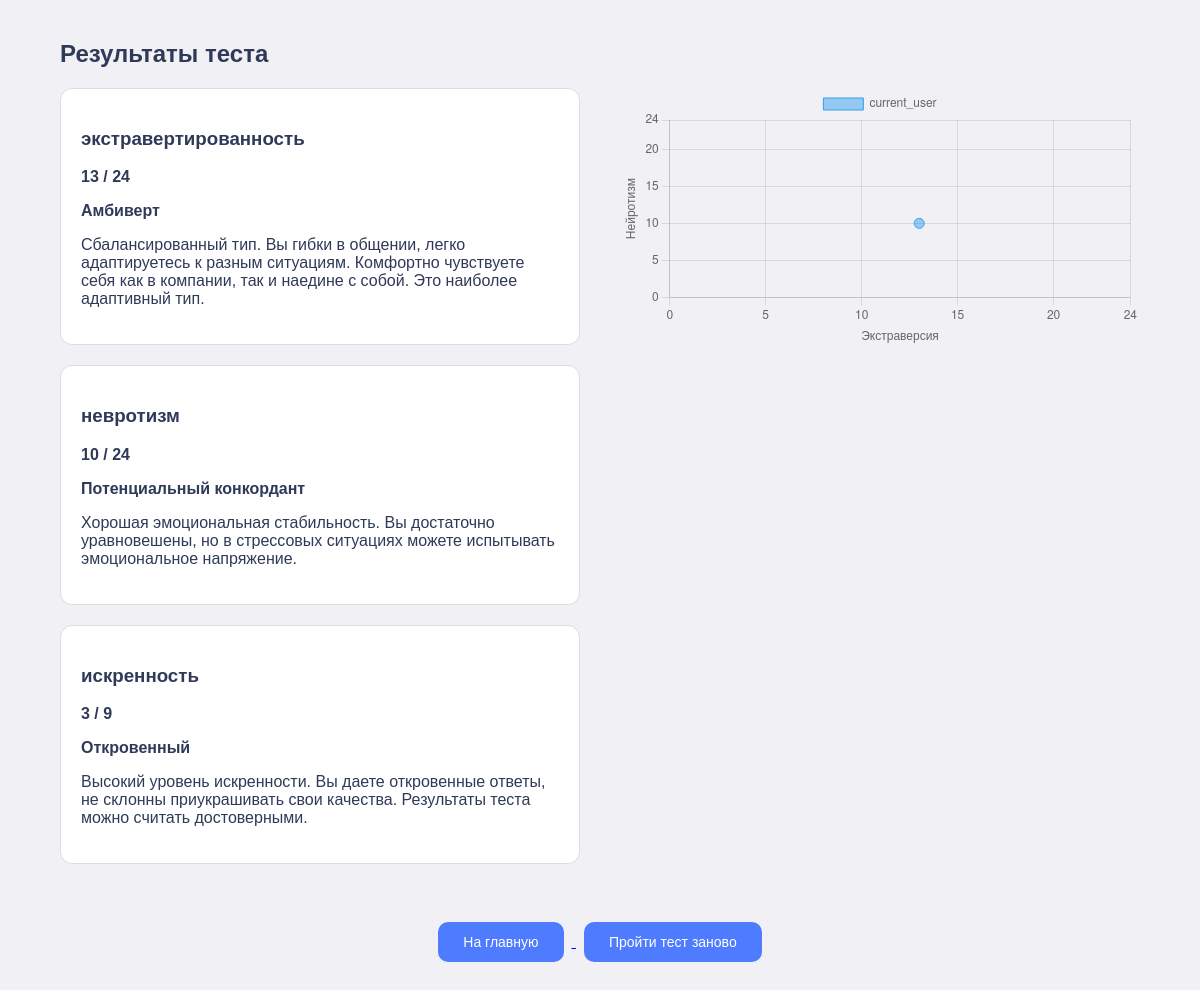
/test/1 (signed in), run on the app's committed database.
### tables this page shows
CREATE TABLE scale_interpretation (
    id INTEGER PRIMARY KEY AUTOINCREMENT,
    scale_id INTEGER NOT NULL,
    min_score INTEGER NOT NULL,
    max_score INTEGER NOT NULL,
    title TEXT NOT NULL,
    description TEXT,
    FOREIGN KEY(scale_id) REFERENCES scales(id)
);

CREATE TABLE "scales" (
	"id"	INTEGER,
	"name"	TEXT NOT NULL,
	"max_score"	INTEGER NOT NULL,
	"test_id"	INTEGER NOT NULL,
	PRIMARY KEY("id" AUTOINCREMENT),
	FOREIGN KEY("test_id") REFERENCES "tests"("id")
);

CREATE TABLE user_results (
    id INTEGER PRIMARY KEY AUTOINCREMENT,
    attempt_id INTEGER NOT NULL,
    scale_id INTEGER NOT NULL,
    user_id INTEGER NOT NULL,
    score INTEGER NOT NULL,
    FOREIGN KEY(attempt_id) REFERENCES user_attempts(id),
    FOREIGN KEY(scale_id) REFERENCES scales(id),
    FOREIGN KEY(user_id) REFERENCES users(id)
);

### app.py (the view, shortened to what this page needs)
@app.route('/test/<int:test_id>')
def test_page(test_id):
    conn = sqlite3.connect('database.db')
    cursor = conn.cursor()
    username = session.get('username')
    user_id = None
    retake_mode = request.args.get('retake')
    if username:
        cursor.execute("SELECT id FROM users WHERE username = ?", (username,))
        user = cursor.fetchone()
        if user:
            user_id = user[0]
    cursor.execute("""
        SELECT title, description, instruction
        FROM tests
        WHERE id = ?
    """, (test_id,))
    title, description, instruction = cursor.fetchone()
    cursor.execute("""
        SELECT id FROM user_attempts
        WHERE user_id = ? AND test_id = ?
        ORDER BY id DESC LIMIT 1
    """, (user_id, test_id))
    attempt = cursor.fetchone()
    if user_id and attempt and not retake_mode:
        attempt_id = attempt[0]
        cursor.execute("""
            SELECT
                s.id,
                s.name,
                ur.score,
                s.max_score,

                si.title,
                si.description

            FROM user_results ur

            JOIN scales s
                ON ur.scale_id = s.id

            LEFT JOIN scale_interpretation si
                ON si.scale_id = s.id
                AND ur.score BETWEEN si.min_score AND si.max_score

            WHERE ur.attempt_id = ?
        """, (attempt_id,))
        rows = cursor.fetchall()
        results = [
            {
                "scale_id": r[0],
                "name": r[1],
                "score": r[2],
                "max": r[3],
                "title": r[4],
                "desc": r[5]
            }
            for r in rows
        ]
        builder = VisualizationBuilder(conn)
        chart_config = builder.build(test_id, results)
        conn.close()
        return render_template(
            "result.html",
            results=results,
            chart_config=chart_config,
            test_id=test_id
        )

### app.py (called while the page is built)
    def build(self, test_id, results, visualization_type="individual"):
        viz = self._get_visualization(test_id, visualization_type)
        roles = self._get_roles(viz["id"])
        settings = self._get_settings(viz["id"])
        series = self._build_series(results, roles, viz["id"])
        scale_ranges = self._get_scale_ranges_by_role(viz["id"])
        return {
            "type": str(viz["chart_type"]),
            "title": str(viz["title"]),
            "points": series if series else [],
            "settings": settings if settings else {},
            "scaleRanges": scale_ranges if scale_ranges else {}
        }

    def _get_visualization(self, test_id, vtype):
        self.cursor.execute("""
            SELECT id, chart_type, title
            FROM visualizations
            WHERE test_id = ?
            AND type = ?
        """, (test_id, vtype))
        row = self.cursor.fetchone()
        if not row:
            raise Exception("Visualization not found")
        return {
            "id": row[0],
            "chart_type": row[1],
            "title": row[2]
        }

    def _get_roles(self, visualization_id):
        self.cursor.execute("""
            SELECT role_key, scale_id
            FROM visualization_roles
            WHERE visualization_id = ?
        """, (visualization_id,))
        rows = self.cursor.fetchall()
        return {
            role_key: scale_id
            for role_key, scale_id in rows
        }

    def _get_settings(self, visualization_id):
        self.cursor.execute("""
            SELECT key, value
            FROM visualization_settings
            WHERE visualization_id = ?
        """, (visualization_id,))
        return {
            k: v for k, v in self.cursor.fetchall()
        }

    def _get_scale_ranges_by_role(self, visualization_id):
        self.cursor.execute("""
            SELECT vr.role_key, s.max_score
            FROM visualization_roles vr
            JOIN scales s ON vr.scale_id = s.id
            WHERE vr.visualization_id = ?
        """, (visualization_id,))
        rows = self.cursor.fetchall()
        return {
            role_key: max_score
            for role_key, max_score in rows
        }

### templates/result.html (shortened to what this page needs)
<!DOCTYPE html>
<html lang="ru">
<head>
    <link rel="stylesheet" href="{{ url_for('static', filename='style/result.css') }}">
</head>
<body>
<div class="test-container">
    <h2>Результаты теста</h2>
    <div class="result-layout">
    <div class="results-block">
        {% for r in results %}
            <div class="question-box">
                <h3>{{ r.name }}</h3>
                <p>
                    <strong>{{ r.score }} / {{ r.max }}</strong>
                </p>
                {% if r.title %}
                    <p><strong>{{ r.title }}</strong></p>
                {% endif %}
                {% if r.desc %}
                    <p>{{ r.desc }}</p>
                {% endif %}
            </div>
        {% endfor %}
    </div>
    <div class="chart">
        <canvas id="chart"></canvas>
    </div>
</div>
    <div class="navigation">
        <a href="/">
            <button>На главную</button>
        </a>
            <form method="GET" action="/retake/{{ test_id }}">
            <button type="submit">Пройти тест заново</button>
        </form>
    </div>
</div>
<script>
    const chartConfig = {{ chart_config | tojson | safe }};
</script>
<script>
    if (!chartConfig) {
        console.error("chartConfig пустой");
    }
</script>

### static/style/result.css (style rules this page uses)
body { font-family: Arial, sans-serif; background: #F0F0F5; color: #2F3A59; margin: 0; }
.test-container { max-width: 1200px; width: 90%; margin: 40px auto; padding: 0 20px; }
.result-layout { display: flex; gap: 40px; align-items: flex-start; }
.results-block { flex: 1; }
.chart { flex: 1; max-width: 6000px; }
.chart canvas { width: 100% !important; height: auto !important; }
.question-box { border: 1px solid #ddd; padding: 20px; border-radius: 12px; background: white; margin-bottom: 20px; }
.navigation { margin-top: 30px; text-align: center; }
.navigation button { background: #4F7CFE; color: white; border: none; padding: 12px 25px; border-radius: 10px; margin: 8px; cursor: pointer; font-size: 14px; transition: 0.2s; }
.navigation form { display: inline-block; }

### data on the page
scale_interpretation: name "экстравертированность", score "13", max "24", title "Амбиверт", desc "Сбалансированный тип. Вы гибки в общении, легко адаптируетесь к разным ситуациям. Комфортно чувствуете себя как в компании, так и наедине с собой. Это наиболее адаптивный тип."
scale_interpretation: name "невротизм", score "10", max "24", title "Потенциальный конкордант", desc "Хорошая эмоциональная стабильность. Вы достаточно уравновешены, но в стрессовых ситуациях можете испытывать эмоциональное напряжение."
scale_interpretation: name "искренность", score "3", max "9", title "Откровенный", desc "Высокий уровень искренности. Вы даете откровенные ответы, не склонны приукрашивать свои качества. Результаты теста можно считать достоверными."
